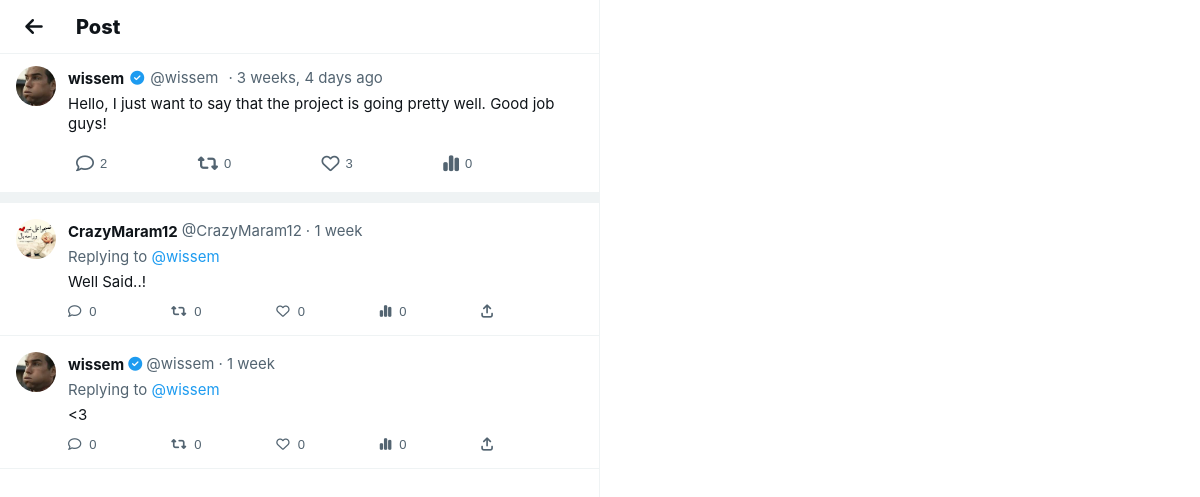
Page /meep_show/7 on the committed database.
### musker/models.py (models this page shows, shortened)
class Meep(models.Model):
    user = models.ForeignKey(
        User, related_name="meeps",
        on_delete=models.DO_NOTHING
    )
    body = models.CharField(max_length=200)
    created_at = models.DateTimeField(auto_now_add=True)
    likes = models.ManyToManyField(User , related_name="meep_like" , blank=True)
    def number_of_likes(self):
        return self.likes.count()

class Profile(models.Model):
    user = models.OneToOneField(User, on_delete=models.CASCADE)
    follows = models.ManyToManyField(
        "self",
        related_name="followed_by",
        symmetrical=False,
        blank=True
    )
    profile_image = models.ImageField(
        upload_to='profile_images/',
        blank=True,
        null=True
    )
    cover_image = models.ImageField(
        upload_to='cover_images/',
        blank=True,
        null=True
    )
    bio = models.TextField(max_length=200, blank=True)
    location = models.CharField(max_length=100, blank=True)
    website = models.URLField(max_length=200, blank=True)
    date_modified = models.DateTimeField(auto_now=True)
    date_created = models.DateTimeField(auto_now_add=True, null=True, blank=True)

class Comment(models.Model):
    meep = models.ForeignKey("Meep", on_delete=models.CASCADE, related_name="comments")
    user = models.ForeignKey(User, on_delete=models.CASCADE)
    content = models.TextField()
    created_at = models.DateTimeField(auto_now_add=True)
    class Meta:
        ordering = ['-created_at']  # newest first

### musker/views.py (the view)
# urls.py: path('meep_show/<int:pk>', views.meep_show, name='meep_show'),
def meep_show(request, pk):
    meep = get_object_or_404(Meep, id=pk)
    comments = meep.comments.all()  # Get all comments for this meep
    context = {
        'meep': meep,
        'comments': comments,
    }
    return render(request, 'show_meep.html', context)

### musker/templates/show_meep.html (shortened to what this page needs)
{% load static %}
<!DOCTYPE html>
<html lang="en">
<head>
    <link rel="stylesheet" href="https://cdnjs.cloudflare.com/ajax/libs/font-awesome/6.4.0/css/all.min.css">
    <link rel="stylesheet" href="{% static 'assets/css/profile.css' %}">
</head>
<body>
    <div class="main-container">
        <div class="main-content">
            <div class="content-header">
                <div class="header-content">
                    <a href="{% url 'home' %}" class="back-button">
                        <i class="fas fa-arrow-left"></i>
                    </a>
                    <div class="header-title">
                        <div class="header-name">Post</div>
                    </div>
                </div>
            </div>
            <div class="post-card">
                <div class="post-header">
                    <a href="{% url 'profile' meep.user.pk %}">
                        {% if meep.user.profile.profile_image %}
                            <img src="{{ meep.user.profile.profile_image.url }}" class="post-avatar">
                        {% else %}
                            <img src="https://abs.twimg.com/sticky/default_profile_images/default_profile_400x400.png" class="post-avatar">
                        {% endif %}
                    </a>
                    <div class="post-content">
                        <div class="post-user-info">
                            <a href="{% url 'profile' meep.user.pk %}" style="text-decoration:none;">
                                <span class="post-username">{{ meep.user.username }}</span>
                            </a>
                            {% if meep.user.is_staff %}
                                <i class="fas fa-check-circle" style="color: var(--primary-color); font-size: 14px;"></i>
                            {% endif %}
                            <span class="post-handle">@{{ meep.user.username }}</span>
                            <span class="post-date">{{ meep.created_at|timesince }} ago</span>
                        </div>
                        <div class="post-body">{{ meep.body }}</div>
                        <div class="post-actions">
                            <button class="action-button">
                                <i class="far fa-comment"></i>
                                <span>{{ meep.comments.count }}</span>
                            </button>
                            <button class="action-button">
                                <i class="fas fa-retweet"></i>
                                <span>0</span>
                            </button>
                            {% if user in meep.likes.all %}
                                <form method="post" action="{% url 'meep_like' meep.id %}" style="display:inline;">
                                    {% csrf_token %}
                                    <button type="submit" class="action-button like liked">
                                        <i class="fas fa-heart"></i>
                                        <span>{{ meep.number_of_likes }}</span>
                                    </button>
                                </form>
                            {% else %}
                                <form method="post" action="{% url 'meep_like' meep.id %}" style="display:inline;">
                                    <button type="submit" class="action-button like">
                                        <i class="far fa-heart"></i>
                                        <span>{{ meep.number_of_likes }}</span>
                                    </button>
                                </form>
                            {% endif %}
                            <button class="action-button">
                                <i class="fas fa-chart-simple"></i>
                                <span>0</span>
                            </button>
                        </div>
                    </div>
                </div>
            </div>
            <div style="border-bottom: 10px solid var(--border-color);">
            </div>
            <div>
                {% if comments %}
                    {% for comment in comments %}
                    <div style="padding: 16px; border-bottom: 1px solid var(--border-color);">
                        <div style="display: flex; gap: 12px;">
                            <a href="{% url 'profile' comment.user.pk %}">
                                {% if comment.user.profile.profile_image %}
                                    <img src="{{ comment.user.profile.profile_image.url }}" alt="{{ comment.user.username }}" style="width: 40px; height: 40px; border-radius: 50%;">
                                {% else %}
                                    <img src="https://abs.twimg.com/sticky/default_profile_images/default_profile_400x400.png" alt="{{ comment.user.username }}" style="width: 40px; height: 40px; border-radius: 50%;">
                                {% endif %}
                            </a>
                            <div style="flex: 1;">
                                <div style="display: flex; align-items: center; gap: 4px; flex-wrap: wrap; margin-bottom: 2px;">
                                    <a href="{% url 'profile' comment.user.pk %}" style="text-decoration: none;">
                                        <span style="font-weight: 700; color: var(--text-primary); font-size: 15px;">{{ comment.user.username }}</span>
                                    </a>
                                    {% if comment.user.is_staff %}
                                        <i class="fas fa-check-circle" style="color: var(--primary-color); font-size: 14px;"></i>
                                    {% endif %}
                                    <span style="color: var(--text-secondary); font-size: 15px;">@{{ comment.user.username }}</span>
                                    <span style="color: var(--text-secondary); font-size: 15px;">· {{ comment.created_at|timesince }}</span>
                                </div>
                                <div style="color: var(--text-secondary); font-size: 15px; margin-bottom: 4px;">
                                    Replying to <a href="{% url 'profile' meep.user.pk %}" style="color: var(--primary-color); text-decoration: none;">@{{ meep.user.username }}</a>
                                </div>
                                <div style="color: var(--text-primary); font-size: 15px; line-height: 20px; margin-bottom: 12px;">{{ comment.content }}</div>
                                <div style="display: flex; justify-content: space-between; max-width: 425px;">
                                    <button style="background: none; border: none; cursor: pointer; display: flex; align-items: center; gap: 8px; color: var(--text-secondary); transition: color 0.2s;">
                                        <i class="far fa-comment"></i>
                                        <span style="font-size: 13px;">0</span>
                                    </button>
                                    <button style="background: none; border: none; cursor: pointer; display: flex; align-items: center; gap: 8px; color: var(--text-secondary); transition: color 0.2s;">
                                        <i class="fas fa-retweet"></i>
                                        <span style="font-size: 13px;">0</span>
                                    </button>
                                    <button style="background: none; border: none; cursor: pointer; display: flex; align-items: center; gap: 8px; color: var(--text-secondary); transition: color 0.2s;">
                                        <i class="far fa-heart"></i>
                                        <span style="font-size: 13px;">0</span>
                                    </button>
                                    <button style="background: none; border: none; cursor: pointer; display: flex; align-items: center; gap: 8px; color: var(--text-secondary); transition: color 0.2s;">
                                        <i class="fas fa-chart-simple"></i>
                                        <span style="font-size: 13px;">0</span>
                                    </button>
                                    <button style="background: none; border: none; cursor: pointer; display: flex; align-items: center; gap: 8px; color: var(--text-secondary); transition: color 0.2s;">
                                        <i class="fas fa-arrow-up-from-bracket"></i>
                                    </button>
                                </div>
                            </div>
                        </div>
                    </div>
                    {% endfor %}
                {% endif %}
            </div>
        </div>
    </div>
</body>
</html>

### musker/static/assets/css/profile.css (style rules this page uses)
* { margin: 0; padding: 0; box-sizing: border-box; }
:root { --primary-color: #1d9bf0; --primary-hover: #1a8cd8; --bg-primary: #ffffff; --bg-secondary: #f7f9f9; --text-primary: #0f1419; --text-secondary: #536471; --border-color: #eff3f4; --hover-bg: #f7f9f9; --danger: #f4212e; --success: #00ba7c; }
html { background-color: var(--bg-primary); }
body { font-family: -apple-system, BlinkMacSystemFont, "Segoe UI", Roboto, Helvetica, Arial, sans-serif; background: var(--bg-primary); color: var(--text-primary); line-height: 1.5; margin: 0; padding: 0; overflow-x: hidden; }
a { color: var(--primary-color); text-decoration: none; }
.main-container { display: flex; max-width: 1280px; margin: 0 auto; min-height: 100vh; background-color: var(--bg-primary); }
.main-content { flex: 1; max-width: 600px; border-right: 1px solid var(--border-color); min-height: 100vh; background-color: var(--bg-primary); }
.content-header { position: sticky; top: 0; background-color: rgba(255, 255, 255, 0.85); backdrop-filter: blur(12px); border-bottom: 1px solid var(--border-color); z-index: 10; }
.header-content { display: flex; align-items: center; padding: 0 16px; min-height: 53px; }
.back-button { width: 36px; height: 36px; border-radius: 50%; border: none; background: transparent; color: var(--text-primary); cursor: pointer; display: flex; align-items: center; justify-content: center; margin-right: 24px; transition: all 0.2s ease; font-size: 20px; }
.back-button i { font-size: 20px; }
.header-title { flex: 1; }
.header-name { font-size: 20px; font-weight: 800; line-height: 24px; color: var(--text-primary); }
.post-card { border-bottom: 1px solid var(--border-color); padding: 12px 16px; transition: all 0.2s ease; cursor: pointer; }
.post-header { display: flex; gap: 12px; }
.post-avatar { width: 40px; height: 40px; border-radius: 50%; flex-shrink: 0; object-fit: cover; }
.post-content { flex: 1; min-width: 0; }
.post-user-info { display: flex; align-items: center; gap: 6px; margin-bottom: 4px; flex-wrap: wrap; }
.post-username { font-weight: 700; font-size: 15px; color: var(--text-primary); line-height: 20px; }
.post-handle { color: var(--text-secondary); font-size: 15px; line-height: 20px; font-weight: 400; }
.post-date { color: var(--text-secondary); font-size: 15px; line-height: 20px; font-weight: 400; }
.post-date::before { content: '·'; margin: 0 4px; }
.post-body { font-size: 15px; line-height: 20px; margin-top: 4px; margin-bottom: 12px; white-space: pre-wrap; word-wrap: break-word; color: var(--text-primary); }
.post-actions { display: flex; justify-content: space-between; max-width: 425px; margin-top: 12px; }
.action-button { display: flex; align-items: center; gap: 6px; background: transparent; border: none; color: var(--text-secondary); font-size: 13px; cursor: pointer; padding: 8px; transition: all 0.2s ease; border-radius: 50%; }
.action-button i { font-size: 18px; transition: all 0.2s ease; }
.action-button span { color: var(--text-secondary); min-width: 20px; text-align: left; }

### rows in the picture
Meep: user.profile.profile_image (picture), user.username "wissem", created_at "3 weeks, 4 days", body "Hello, I just want to say that the project is going pretty well. Good job guys!", comments.count "2", number_of_likes "3"
Comment: user.profile.profile_image (picture), user.username "CrazyMaram12", created_at "1 week", content "Well Said..!"
Comment: user.profile.profile_image (picture), user.username "wissem", created_at "1 week", content "<3"
